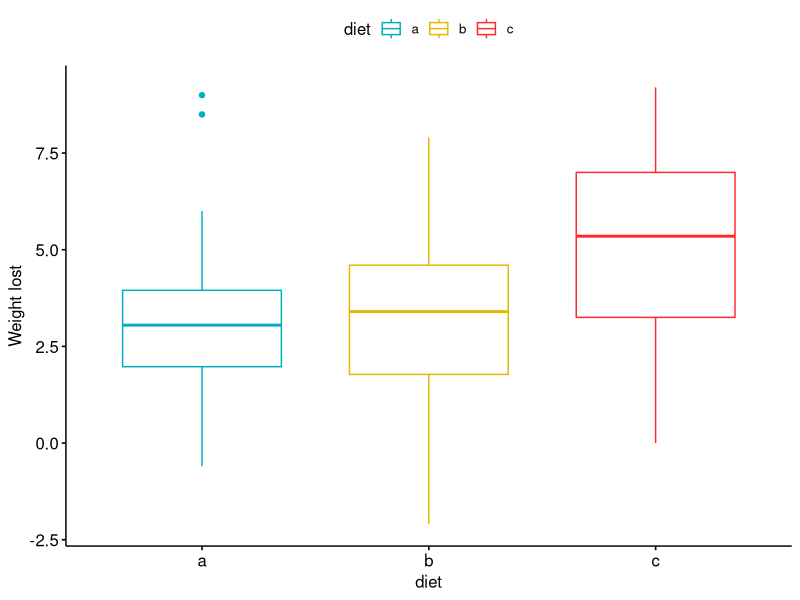
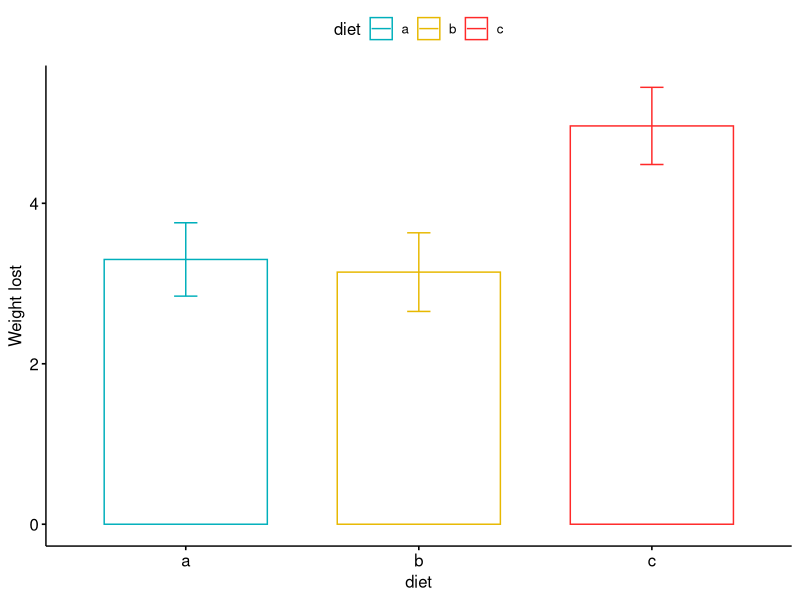

Source code (R) for these figures, in order:
library('dplyr')
library('ggplot2')
library('ggpubr')
library('tidyverse')
library('reshape2')
#4.1 use read.table to read in data
dietdata=read.table("diet.csv", header = TRUE, sep = ",")

#check data for variables and formatting
#print (head(dietdata))
#print(summary(dietdata))
#@print(summary.aov(dietdata))

#assign df$fields to variables to make things a bit easier to code
weight_loss<-dietdata$delta_weight
age <- dietdata$Age
height <- dietdata$Height
old_weight <- dietdata$pre.weight
diet<-dietdata$Diet 

weight.data <- data.frame (
  weight_loss,
  age,
  height,
  old_weight,
  diet
)

#print(weight.data)
#print(summary(weightloss.data))

print(weight.data)
print(summary(weight.data))

#4.2 oneway Anova

weightloss.anova = oneway.test(weight_loss~diet)
print(weightloss.anova)

#4.3 pairwise t-test

pairwise.t.test(weight_loss, diet,
               p.adjust.method = "BH")

#box plot to visually check the data

diet.box <-ggboxplot(weight.data, x = "diet", y = "weight_loss", 
          color = "diet", palette = c("#00AFBB", "#E7B800", "#ff2929"),
          order = c("a", "b", "c"),
          ylab = "Weight lost", xlab = "diet")


#4.2 Error bar charts

diet.bar <- ggbarplot(weight.data, x = "diet", y = "weight_loss", 
          color = "diet", palette = c("#00AFBB", "#E7B800", "#ff2929"),
          order = c("a", "b", "c"),
          ylab = "Weight lost", xlab = "diet",
          add = "mean_se", add.params = list(group = "diet"),
          position = position_dodge(0.8))


print(diet.box)
print(diet.bar)


